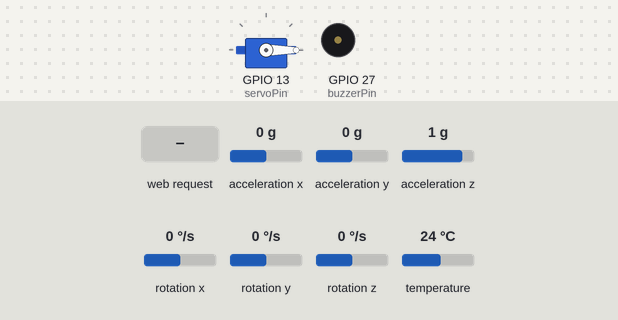
The program below on a simulated ESP32. On the bench: servo, buzzer (waves = sounding, pin HIGH). The inputs (shaded band) are chosen by the test bench; at power-on: acceleration y 0 g, acceleration z 1 g, acceleration x 0 g, rotation x 0 °/s, rotation y 0 °/s, rotation z 0 °/s, temperature 24 °C. WiFi joins after 1.5 s; servers stay silent unless stated; what the program prints to the serial monitor is not drawn.

Above: at 2.7 s.
2.8 s: acceleration y set to -0.4 g
At 4.8 s:
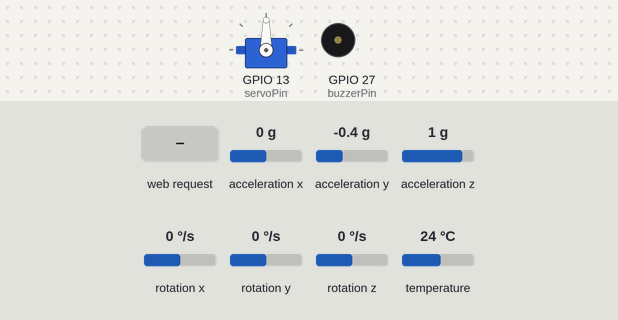
7.5 s: HTTP request GET /servo?pos=120 received
At 8.6 s:
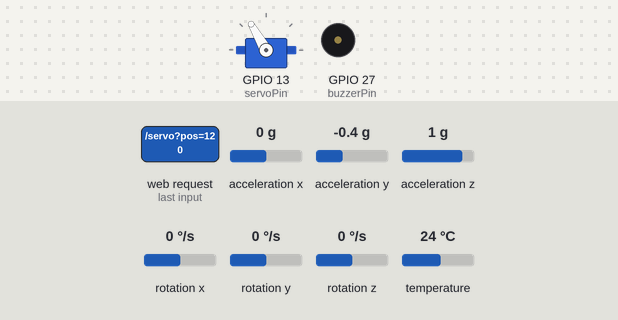
9.0 s: acceleration z set to 0.7 g
11.2 s: acceleration z set to 0.4 g
At 13.2 s:
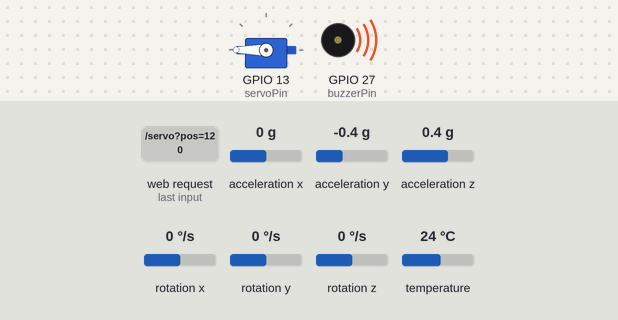
13.5 s: HTTP request GET /servo?pos=1 received
At 13.9 s:
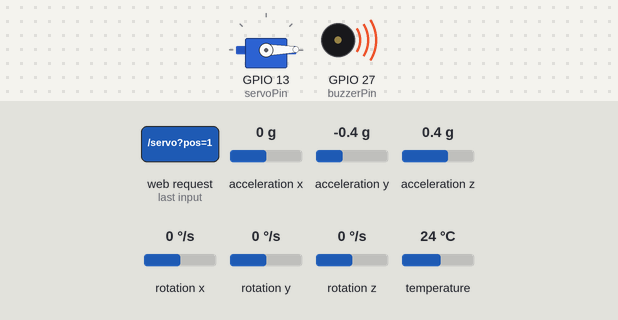
15.5 s: HTTP request GET /servo?pos=120 received
At 15.8 s:
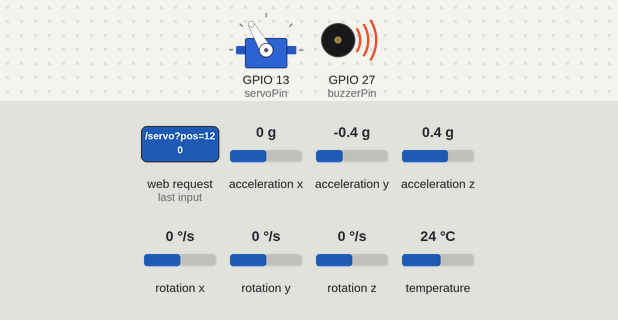
Timing chart, 0 to 18.5 s (numbered marks = the images above; inputs shaded):
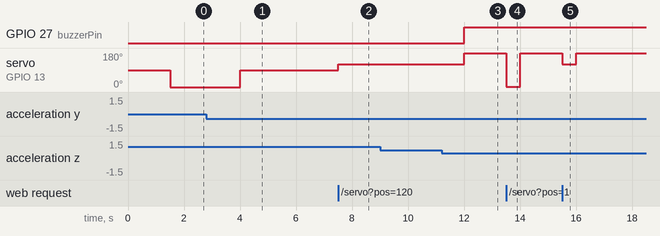

Measured:
- the behaviour switches between -0.2 and -0.3 g on acceleration y (found by bisection; images 0 and 1)
- the behaviour switches between 0.6 and 0.5 g on acceleration z (found by bisection; images 2 and 3)
- after the input at 2.8 s, servo on GPIO 13 (servoPin): 0° → 90° after 1.2 s
- after the input at 7.5 s, servo on GPIO 13 (servoPin): 90° → 120° at once
- after the input at 9.0 s, every drawn part: stays the same
- after the input at 11.2 s, GPIO 27 (buzzerPin): LOW → HIGH after 0.80 s; servo on GPIO 13 (servoPin): 120° → 180° after 0.80 s
- after the input at 13.5 s, servo on GPIO 13 (servoPin): 180° → 1° at once, → 180° 0.50 s later
- after the input at 15.5 s, servo on GPIO 13 (servoPin): 180° → 120° at once, → 180° 0.50 s later

The program:

main.cpp
```cpp
#include <Arduino.h>
#include <WiFi.h>
#include <WebServer.h>
#include <ESP32Servo.h>
#include <Wire.h>
#include <Adafruit_MPU6050.h>
#include <Adafruit_Sensor.h>
#include <math.h>

const char* ssid = "DGDA";
const char* password = "davidgrace";

WebServer server(80);
Servo myServo;
Adafruit_MPU6050 mpu;

const int sdaPin = 14;      // Pin SDA MPU6050 -> GPIO 14 (D14)
const int sclPin = 12;      // Pin SCL MPU6050 -> GPIO 12 (D12)
const int servoPin = 13;    // Pin Signal Servo -> GPIO 13 (D13)
const int buzzerPin = 27;   // Pin Positif Buzzer -> GPIO 27 (D27)

int currentServoPos = 90;
float accYTerakhir = 0.0;
float sudutTerakhir = 0.0;
String statusTerakhir = "";
String buzzerTerakhir = "OFF";

unsigned long waktuSebelumnya = 0;
const long interval = 2000;

bool isNumeric(String str) {
  if (str.length() == 0) return false;
  for (unsigned int i = 0; i < str.length(); i++) {
    if (!isDigit(str.charAt(i))) return false;
  }
  return true;
}

float bacaKemiringan(float &nilaiAccelY) {
  sensors_event_t a, g, temp;
  mpu.getEvent(&a, &g, &temp);
  nilaiAccelY = a.acceleration.y;
  float roll = atan2(a.acceleration.y, a.acceleration.z) * 180.0 / PI;
  return abs(roll);
}

void cekKondisiMPU() {
  sudutTerakhir = bacaKemiringan(accYTerakhir);
  String statusBaru = "";

  if (sudutTerakhir > 35.0) {
    statusBaru = "BAHAYA";
    buzzerTerakhir = "ON (MENYALA)";
    digitalWrite(buzzerPin, HIGH);
    currentServoPos = 180;
    myServo.write(currentServoPos);
  }
  else if (sudutTerakhir >= 15.0) {
    statusBaru = "SEDANG";
    buzzerTerakhir = "OFF";
    digitalWrite(buzzerPin, LOW);


    if (statusTerakhir != "SEDANG") {
      currentServoPos = 90;
      myServo.write(currentServoPos);
    }
  }
  else {
    statusBaru = "DATAR";
    buzzerTerakhir = "OFF";
    digitalWrite(buzzerPin, LOW);


    if (statusTerakhir != "DATAR") {
      currentServoPos = 0;
      myServo.write(currentServoPos);
    }
  }

  statusTerakhir = statusBaru;

  // Tampilkan di Serial Monitor
  Serial.print("Accel Y: ");
  Serial.print(accYTerakhir, 2);
  Serial.print(" m/s2 | Sudut: ");
  Serial.print(sudutTerakhir, 1);
  Serial.print("° | Kondisi: ");
  Serial.print(statusTerakhir);
  Serial.print(" | Buzzer: ");
  Serial.print(buzzerTerakhir);
  Serial.print(" | Servo: ");
  Serial.println(currentServoPos);
}

const char index_html[] PROGMEM = R"rawliteral(
<!DOCTYPE html>
<html>
<head>
  <meta name="viewport" content="width=device-width, initial-scale=1">
  <title>Tugas 3 MPU6050 + Servo Buzzer</title>
  <style>
    body { font-family: Arial, sans-serif; text-align: center; margin-top: 30px; }
    .badge { padding: 12px 25px; color: white; font-weight: bold; border-radius: 8px; display: inline-block; font-size: 20px; }
    .DATAR { background-color: #6c757d; }
    .SEDANG { background-color: #28a745; }
    .BAHAYA { background-color: #dc3545; }
    .card { border: 1px solid #ccc; padding: 20px; margin: 15px auto; width: 340px; border-radius: 10px; }
    input[type=range] { width: 90%; }
  </style>
</head>
<body>
  <h2>Sistem Otomatis Kemiringan (MPU6050, Servo & Buzzer)</h2>

  <div class="card">
    <h3>Status Sensor MPU6050</h3>
    <p>Kemiringan: <span id="sudut">--</span> &deg; (Accel Y: <span id="accY">--</span>)</p>
    <div id="statusBox" class="badge SEDANG">MEMUAT...</div>
    <p>Buzzer: <b id="buzzerStatus">OFF</b></p>
  </div>

  <div class="card">
    <h3>Kendali Servo</h3>
    <p>Sudut Servo: <span id="posVal">90</span>&deg;</p>
    <input type="range" min="0" max="180" value="90" id="servoSlider" oninput="updateServo(this.value)">
    <p id="statusMsg"></p>
  </div>

  <script>
    function updateServo(val) {
      document.getElementById("posVal").innerText = val;
      fetch("/servo?pos=" + val)
        .then(res => res.text().then(text => ({ status: res.status, body: text })))
        .then(res => {
          document.getElementById("statusMsg").innerText = `Status ${res.status} : ${res.body}`;
        });
    }

  function ambilData() {
    fetch("/data")
      .then(res => res.json())
      .then(data => {
        document.getElementById("sudut").innerText = data.sudut.toFixed(1);
        document.getElementById("accY").innerText = data.accY.toFixed(2);
        let box = document.getElementById("statusBox");
        box.innerText = data.status;
        box.className = "badge " + data.status;
        document.getElementById("buzzerStatus").innerText = data.buzzer;
        document.getElementById("posVal").innerText = data.servo;
        document.getElementById("servoSlider").value = data.servo;
      });
    }
    setInterval(ambilData, 2000);
    ambilData();
  </script>
</body>
</html>
)rawliteral";

void handleServo() {
  if (!server.hasArg("pos") || !isNumeric(server.arg("pos"))) {
    server.send(400, "text/plain", "Input tidak valid (harus angka 0-180)!");
    return;
  }

  int pos = server.arg("pos").toInt();
  if (pos < 0 || pos > 180) {
    server.send(400, "text/plain", "Sudut di luar batas (0-180)!");
    return;
  }

  currentServoPos = pos;
  myServo.write(currentServoPos);
  Serial.println("[WEB] Servo diubah manual ke: " + String(currentServoPos));
  server.send(200, "text/plain", "Servo diatur ke " + String(pos) + " derajat");
}

void handleData() {
  String json = "{\"sudut\":" + String(sudutTerakhir) +
                ",\"accY\":" + String(accYTerakhir) +
                ",\"status\":\"" + statusTerakhir + "\"" +
                ",\"buzzer\":\"" + buzzerTerakhir + "\"" +
                ",\"servo\":" + String(currentServoPos) + "}";
  server.send(200, "application/json", json);
}

void setup() {
  Serial.begin(115200);

  Wire.begin(sdaPin, sclPin);

  pinMode(buzzerPin, OUTPUT);
  digitalWrite(buzzerPin, LOW);

  myServo.attach(servoPin);
  myServo.write(currentServoPos);

  if (!mpu.begin()) {
    Serial.println("Gagal menemukan sensor MPU6050! Cek kabel SDA (14) & SCL (12).");
    while (1) { delay(10); }
  }
  Serial.println("MPU6050 Siap!");

  WiFi.begin(ssid, password);
  Serial.print("Menghubungkan ke WiFi");
  while (WiFi.status() != WL_CONNECTED) {
    delay(500);
    Serial.print(".");
  }
  Serial.println("\nTerhubung! IP Address: " + WiFi.localIP().toString());

  cekKondisiMPU();

  server.on("/", []() { server.send(200, "text/html", index_html); });
  server.on("/servo", handleServo);
  server.on("/data", handleData);
  server.begin();
}

void loop() {
  server.handleClient();

  unsigned long waktuSekarang = millis();
  if (waktuSekarang - waktuSebelumnya >= interval) {
    waktuSebelumnya = waktuSekarang;
    cekKondisiMPU();
  }
}
```
